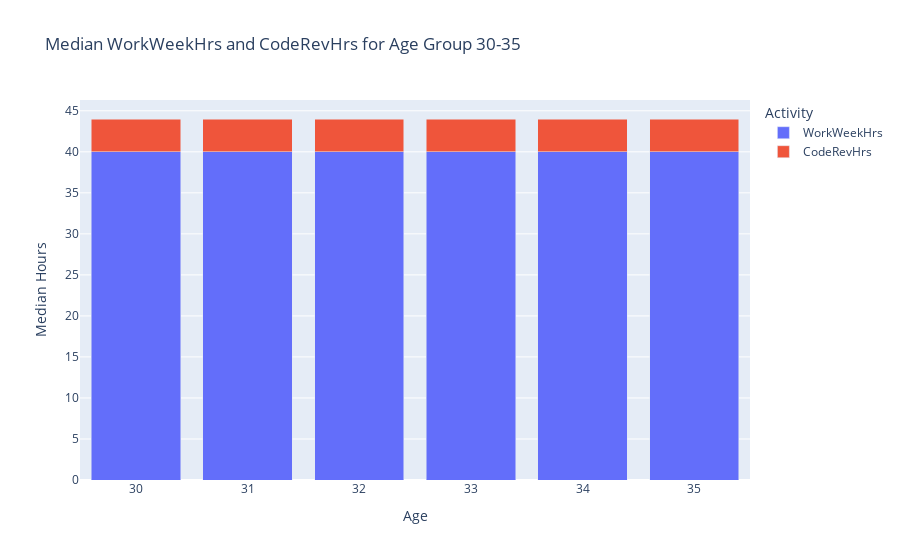

The code cell stored with this chart in its notebook:
### Code cell
df_filtered = df_SC[(df_SC['Age'] >= 30) & (df_SC['Age'] <= 35)]

median_data = df_filtered.groupby('Age')[['WorkWeekHrs', 'CodeRevHrs']].median().reset_index()
 
fig = px.bar(median_data, x='Age', y=['WorkWeekHrs', 'CodeRevHrs'], 
             title='Median WorkWeekHrs and CodeRevHrs for Age Group 30-35',
             labels={'value': 'Median Hours', 'variable': 'Activity'},
             barmode='stack')
   
fig.show()

### Figure 1 — Plotly figure (JSON) as saved in the notebook; plotly's stock layout.template omitted (floating-point values rounded to 4 significant figures)
{"data": [{"alignmentgroup": "True", "hovertemplate": "Activity=WorkWeekHrs<br>Age=%{x}<br>Median Hours=%{y}<extra></extra>", "legendgroup": "WorkWeekHrs", "marker": {"color": "#636efa", "pattern": {"shape": ""}}, "name": "WorkWeekHrs", "offsetgroup": "WorkWeekHrs", "orientation": "v", "showlegend": true, "textposition": "auto", "type": "bar", "x": [30, 31, 32, 33, 34, 35], "xaxis": "x", "y": [40, 40, 40, 40, 40, 40], "yaxis": "y"}, {"alignmentgroup": "True", "hovertemplate": "Activity=CodeRevHrs<br>Age=%{x}<br>Median Hours=%{y}<extra></extra>", "legendgroup": "CodeRevHrs", "marker": {"color": "#EF553B", "pattern": {"shape": ""}}, "name": "CodeRevHrs", "offsetgroup": "CodeRevHrs", "orientation": "v", "showlegend": true, "textposition": "auto", "type": "bar", "x": [30, 31, 32, 33, 34, 35], "xaxis": "x", "y": [4, 4, 4, 4, 4, 4], "yaxis": "y"}], "layout": {"barmode": "stack", "legend": {"title": {"text": "Activity"}, "tracegroupgap": 0}, "title": {"text": "Median WorkWeekHrs and CodeRevHrs for Age Group 30-35"}, "xaxis": {"anchor": "y", "domain": [0, 1], "title": {"text": "Age"}}, "yaxis": {"anchor": "x", "domain": [0, 1], "title": {"text": "Median Hours"}}}}
